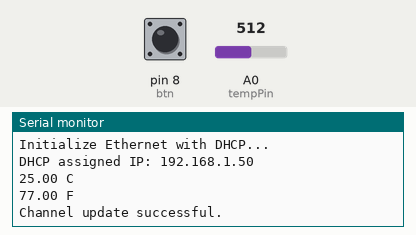
A sketch run on a simulated Arduino Uno, built with avr-gcc and run on an emulated ATmega328P. Parts: the last lines printed to the serial monitor. Inputs (shaded band) come from the test bench; at power-on: A0 (tempPin) = 512, pin 8 (btn) LOW. WiFi joins after 1.5 s; servers stay silent unless stated; not simulated (calls return 0 or success): secrets.h.

Above: at 3.7 s.
3.8 s: A0 (tempPin) set to 716
At 8.01 s:
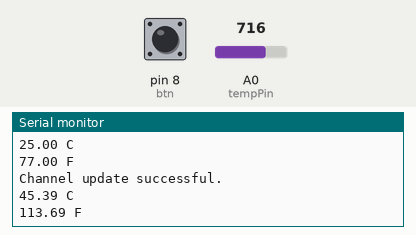
9.7 s: A0 (tempPin) set to 900
At 13.8 s:
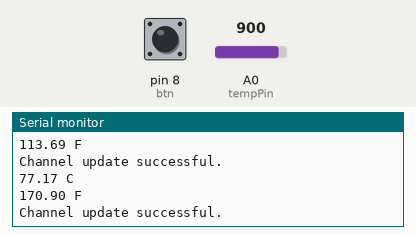
Timing chart, 0 to 15.3 s (numbered marks = the images above; inputs shaded):
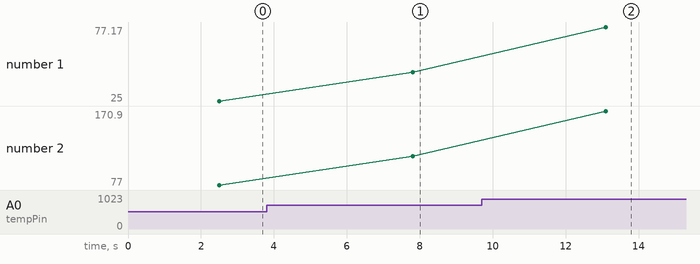

The sketch:

TempLoggerwithThingSpeak.ino
```cpp
#include <Ethernet.h>
#include "secrets.h"
#include "ThingSpeak.h"

#define W5100_CS 10
#define SDCARD_CS 4

int keyIndex = 0;

byte mac[] = {0xDE, 0xAD, 0xBE, 0xEF, 0xFE, 0xED};

// IPAddress ip(Ethernet.localIP());
// IPAddress myDns(Ethernet.dnsServerIP());

// Works at home:
// IPAddress ip(192, 168, 0, 177);
// IPAddress myDns(192, 168, 0, 1);

EthernetClient client;

unsigned long myChannelNumber = SECRET_CH_ID;
const char * myWriteAPIKey = SECRET_WRITE_APIKEY;

int tempPin = 0;
int btn = 8;
int num = 0;

void setup()
{
  Ethernet.init(10);
  Serial.begin(115200);

  pinMode(btn, INPUT);

  pinMode(SDCARD_CS, OUTPUT);
  digitalWrite(SDCARD_CS, HIGH);
  Ethernet.init(W5100_CS);

  while (!Serial) {
    ;
  }
  Serial.println("Initialize Ethernet with DHCP...");

  int code = Ethernet.begin(mac);

  if (code == 0) {
    Serial.println("Failed to configure Ethernet using DHCP");
    if (Ethernet.hardwareStatus() == EthernetNoHardware) {
      Serial.println("Ethernet shield was not found. Cannot run without hardware...");
      while (true) {
        delay(1);
      }
    }
    if (Ethernet.linkStatus() == LinkOFF) {
      Serial.println("Ethernet cable is not connected...");
    }
  }
  else {
    Serial.print("DHCP assigned IP: ");
    Serial.println(Ethernet.localIP());
  }
  delay(1000);

  ThingSpeak.begin(client);
}

void loop()
{
  int tempReading = analogRead(tempPin);
  // This is OK
  double tempK = log(10000.0 * ((1024.0 / tempReading - 1)));
  tempK = 1 / (0.001129148 + (0.000234125 + (0.0000000876741 * tempK * tempK )) * tempK );       //  Temp Kelvin
  float tempC = tempK - 273.15;            // Convert Kelvin to Celcius
  float tempF = (tempC * 9.0)/ 5.0 + 32.0; // Convert Celcius to Fahrenheit
  /*  replaced
    float tempVolts = tempReading * 5.0 / 1024.0;
    float tempC = (tempVolts - 0.5) * 10.0;
    float tempF = tempC * 9.0 / 5.0 + 32.0;
  */

  Serial.print(tempC);
  Serial.println(" C");
  Serial.print(tempF);
  Serial.println(" F");

  int val = digitalRead(btn);

  if (val == 1){
    // String newTemp = tempF + 'F';
    ThingSpeak.setField(3, tempF);
  }
  if (val == 0){
    // String newTemp = tempC + 'C';
    ThingSpeak.setField(3, tempC);
  }

  ThingSpeak.setField(1, tempF);
  ThingSpeak.setField(2, tempC);

  int x = ThingSpeak.writeFields(myChannelNumber, myWriteAPIKey);
  if (x == 200){
    Serial.println("Channel update successful.");
  }
  else {
    Serial.println("Problem updating channel. HTTP error code " + String(x));
  }
  Ethernet.maintain();
  delay(5000);
}
```

Measured:
- after the input at 3.8 s, the serial monitor: prints a new line after 4.0 s (image 1)
- after the input at 9.7 s, the serial monitor: prints a new line after 3.4 s (image 2)
- plotted number 1: 25 → 45.39 after the input at 3.8 s, 45.39 → 77.17 after the input at 9.7 s
- plotted number 2: 77 → 113.69 after the input at 3.8 s, 113.69 → 170.9 after the input at 9.7 s
